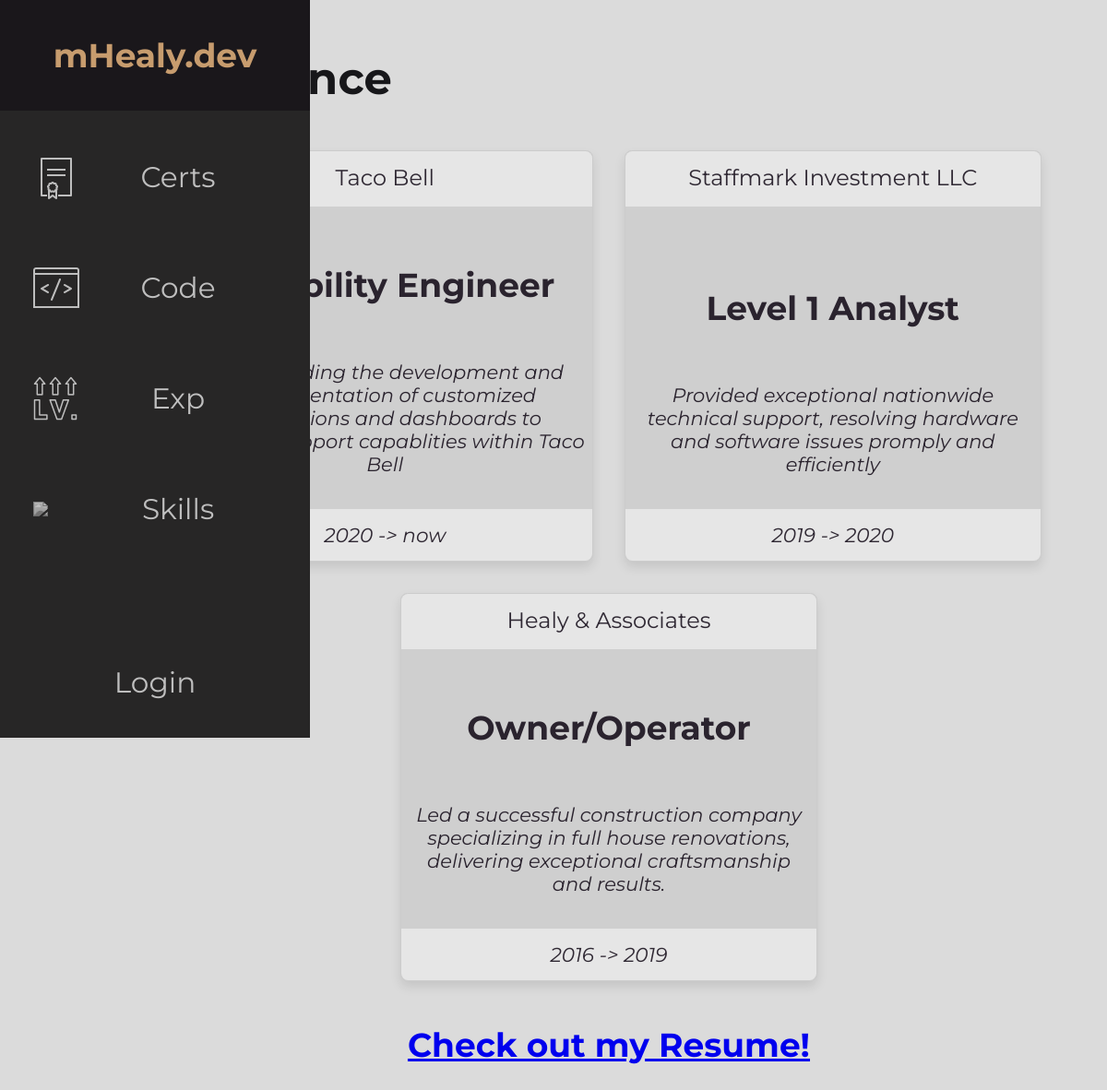
The page /exp/ on the database its author committed.
### portfolio/models.py (models this page shows, shortened)
class Exp(models.Model):
    company = models.CharField(
        verbose_name="Company", max_length=256)
    position = models.CharField(
        verbose_name="Position", max_length=256, default=None)
    description = models.CharField(
        verbose_name="Description", max_length=2048, default=None)
    start_year = models.CharField(
        verbose_name="Start Year", max_length=4)
    end_year = models.CharField(
        verbose_name="End Year", max_length=4, default="now")
    link = models.URLField(verbose_name="Link",
                           max_length=256, default="https://mhealy.dev")
    class Meta:
        ordering = ["-pk"]
        verbose_name = "Exp"

### portfolio/views.py (the view)
# urls.py: path("exp/", views.Exp.as_view(), name="exp"),
class Exp(ListView):
    model = models.Exp
    template_name = 'portfolio/exp.html'

### portfolio/templates/portfolio/exp.html (shortened to what this page needs)
{% extends "base.html" %}
{% block head %}
{% load static %}
{% endblock %}
{% block content %}
<main>
  <h1>Experience
  </h1>
  <div class="div__pt">
    <div class="div__ctr">
      {% for item in object_list reversed %}
      <div class="card bd--shadow  align--center">
        <div class="card__hd">
          <div class="card__hd--txt">{{item.company}}</div>
        </div>
        <div class="card__bd align--center">
          <h5 class="card__ttl">{{item.position}}</h5>
          <p class="card__txt">{{item.description}}</p>
        </div>
        <div class="card__ft">
          {{item.start_year}} -> {{item.end_year}}
        </div>
      </div>
      {% endfor %}
    </div>
  </div>
  <div class="div__pt">
    <div class="div__ctr">
      <div>
        <h2 class=""><a href="https://github.com/mhealy-dev/Resume/blob/main/Resume.pdf">Check out my Resume!</a></h2>
      </div>
    </div>
  </div>
</main>
{% endblock %}

### portfolio/static/portfolio/css/style.css (style rules this page uses)
* { font-family: 'Montserrat'; }
:root { font-size: 24px; font-family: 'Montserrat' ; --bg-primary: #2a232e; --bg-secondary: #1a171b; --bd-primary: #dbdbdb; --card-bd-primary: #cfcfcf; --card-txt-primary: #2f2833; --txt-primary: #e6e6e6; --txt-secondary: #C79C6E; --transition-speed: 600ms; }
body { background-color: var(--bd-primary); color: #17171a; margin: 0; padding: 0; }
main { margin-left: 5rem; padding: 1rem; }
.align--center { color:var(--bg-primary); margin:auto; text-align: center; width:auto; }
.bd--shadow { border: 2px solid black; box-shadow: 0 20px 20px rgba(0, 0, 0, 0.2); }
.card { background-color: var(--card-bd-primary); border: 1px solid #ccc; border-radius: 0.3125rem; box-shadow: 0 0.25rem 0.5rem rgba(0, 0, 0, 0.1); cursor: default; display: flex; flex-direction: column; margin: .7rem; width: 18.75rem; }
.card__bd { align-items: center; background-color: var(--card-bd-primary); justify-content: space-between; padding: 0.325rem; margin-bottom: .3rem; }
.card__ft { background-color: var(--txt-primary); border-bottom-left-radius: 0.3125rem; border-bottom-right-radius: 0.3125rem; box-sizing: border-box; color: var(--card-txt-primary); font-size: .9rem; font-style: italic; padding: 0.625rem; width: 100%; }
.card__hd { background-color: var(--txt-primary); border-top-left-radius: 0.3125rem; border-top-right-radius: 0.3125rem; box-sizing: border-box; color: var(--card-txt-primary); font-size: 1rem; min-height: 2.5rem; padding: 0.325rem; width: 100%; }
.card__hd--txt { font-size: 1rem; padding: 0.125rem; padding-top: 1.5%; }
.card__txt { font-size: 0.875rem; font-style: italic; }
.card__ttl { font-size: 1.5rem; font-weight: bold; justify-content: center; margin-top: 2.3rem; }
.div__ctr { display: flex; flex-direction: row; flex-wrap: wrap; justify-content: center; margin:auto; width:auto; }
.div__pt { display: grid; grid-template-columns: auto repeat(2, auto); grid-template-rows: repeat(auto-fit, auto); justify-content: center; margin:auto; max-width: fit-content; width:auto; }

### rows shown on the page
Exp: company "Taco Bell", position "Reliability Engineer", description "Spearheading the development and implementation of customized applications and dashboards to enhance support capablities within Taco Bell", start_year "2020", end_year "now"
Exp: company "Staffmark Investment LLC", position "Level 1 Analyst", description "Provided exceptional nationwide technical support, resolving hardware and software issues promply and efficiently", start_year "2019", end_year "2020"
Exp: company "Healy & Associates", position "Owner/Operator", description "Led a successful construction company specializing in full house renovations, delivering exceptional craftsmanship and results.", start_year "2016", end_year "2019"
